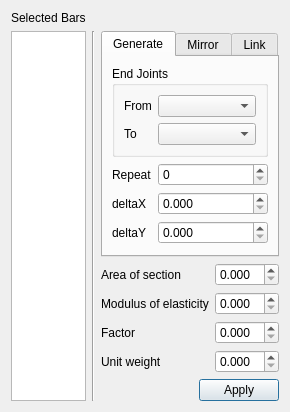
<?xml version="1.0" encoding="UTF-8"?>
<ui version="4.0">
 <class>AddBarsDialog</class>
 <widget class="QDialog" name="AddBarsDialog">
  <property name="geometry">
   <rect>
    <x>0</x>
    <y>0</y>
    <width>266</width>
    <height>377</height>
   </rect>
  </property>
  <property name="windowTitle">
   <string>Add Bars</string>
  </property>
  <layout class="QGridLayout" name="gridLayout">
   <item row="0" column="0">
    <widget class="QLabel" name="selectedBarsLabel">
     <property name="sizePolicy">
      <sizepolicy hsizetype="Preferred" vsizetype="Maximum">
       <horstretch>0</horstretch>
       <verstretch>0</verstretch>
      </sizepolicy>
     </property>
     <property name="text">
      <string>Selected Bars</string>
     </property>
    </widget>
   </item>
   <item row="1" column="0" rowspan="6">
    <widget class="QTextEdit" name="selectedBarsTextEdit">
     <property name="sizePolicy">
      <sizepolicy hsizetype="Expanding" vsizetype="Expanding">
       <horstretch>0</horstretch>
       <verstretch>0</verstretch>
      </sizepolicy>
     </property>
     <property name="undoRedoEnabled">
      <bool>false</bool>
     </property>
     <property name="readOnly">
      <bool>true</bool>
     </property>
     <property name="acceptRichText">
      <bool>false</bool>
     </property>
    </widget>
   </item>
   <item row="1" column="1" rowspan="6">
    <widget class="Line" name="verticalLine">
     <property name="orientation">
      <enum>Qt::Vertical</enum>
     </property>
    </widget>
   </item>
   <item row="1" column="2" colspan="2">
    <widget class="QTabWidget" name="optionTabWidget">
     <property name="currentIndex">
      <number>0</number>
     </property>
     <widget class="QWidget" name="generateTab">
      <attribute name="title">
       <string>Generate</string>
      </attribute>
      <layout class="QGridLayout" name="gridLayout_2">
       <item row="0" column="0">
        <widget class="QGroupBox" name="endJointsGroupBox">
         <property name="title">
          <string>End Joints</string>
         </property>
         <layout class="QGridLayout" name="endJointsGridLayout" rowstretch="0,0" columnstretch="0,1">
          <item row="0" column="0">
           <widget class="QLabel" name="fromJointLabel">
            <property name="text">
             <string>From</string>
            </property>
           </widget>
          </item>
          <item row="0" column="1">
           <widget class="ComboBox" name="fromJointComboBox"/>
          </item>
          <item row="1" column="0">
           <widget class="QLabel" name="toJointLabel">
            <property name="text">
             <string>To</string>
            </property>
           </widget>
          </item>
          <item row="1" column="1">
           <widget class="ComboBox" name="toJointComboBox"/>
          </item>
         </layout>
        </widget>
       </item>
       <item row="1" column="0">
        <layout class="QFormLayout" name="generateFormLayout">
         <item row="0" column="0">
          <widget class="QLabel" name="repeatLabel">
           <property name="text">
            <string>Repeat</string>
           </property>
          </widget>
         </item>
         <item row="0" column="1">
          <widget class="QSpinBox" name="repeatSpinBox"/>
         </item>
         <item row="1" column="0">
          <widget class="QLabel" name="addBarsDeltaXLabel">
           <property name="text">
            <string>deltaX</string>
           </property>
          </widget>
         </item>
         <item row="1" column="1">
          <widget class="QDoubleSpinBox" name="addBarsDeltaXDoubleSpinBox">
           <property name="decimals">
            <number>3</number>
           </property>
          </widget>
         </item>
         <item row="2" column="0">
          <widget class="QLabel" name="addBarsDeltaYLabel">
           <property name="text">
            <string>deltaY</string>
           </property>
          </widget>
         </item>
         <item row="2" column="1">
          <widget class="QDoubleSpinBox" name="addBarsDeltaYDoubleSpinBox">
           <property name="decimals">
            <number>3</number>
           </property>
          </widget>
         </item>
        </layout>
       </item>
      </layout>
     </widget>
     <widget class="QWidget" name="mirrorTab">
      <attribute name="title">
       <string>Mirror</string>
      </attribute>
      <layout class="QFormLayout" name="mirrorFormLayout">
       <item row="0" column="0">
        <widget class="QLabel" name="mirrorAxisLabel">
         <property name="text">
          <string>Axis</string>
         </property>
        </widget>
       </item>
       <item row="0" column="1">
        <widget class="ComboBox" name="mirrorAxisComboBox"/>
       </item>
       <item row="1" column="0">
        <widget class="QLabel" name="mirrorJointLabel">
         <property name="text">
          <string>Joint</string>
         </property>
        </widget>
       </item>
       <item row="1" column="1">
        <widget class="ComboBox" name="mirrorJointComboBox"/>
       </item>
      </layout>
     </widget>
     <widget class="QWidget" name="linkTab">
      <attribute name="title">
       <string>Link</string>
      </attribute>
      <layout class="QGridLayout" name="linkGridLayout">
       <item row="0" column="0">
        <widget class="QLabel" name="selectedJointsLabel">
         <property name="text">
          <string>Selected Joints</string>
         </property>
        </widget>
       </item>
       <item row="1" column="0">
        <widget class="QTextEdit" name="selectedJointsTextEdit">
         <property name="readOnly">
          <bool>true</bool>
         </property>
        </widget>
       </item>
      </layout>
     </widget>
    </widget>
   </item>
   <item row="2" column="2">
    <widget class="QLabel" name="areaLabel">
     <property name="text">
      <string>Area of section</string>
     </property>
    </widget>
   </item>
   <item row="2" column="3">
    <widget class="QDoubleSpinBox" name="areaDoubleSpinBox">
     <property name="decimals">
      <number>3</number>
     </property>
    </widget>
   </item>
   <item row="3" column="2">
    <widget class="QLabel" name="modulusLabel">
     <property name="text">
      <string>Modulus of elasticity</string>
     </property>
    </widget>
   </item>
   <item row="3" column="3">
    <widget class="QDoubleSpinBox" name="modulusDoubleSpinBox">
     <property name="decimals">
      <number>3</number>
     </property>
    </widget>
   </item>
   <item row="4" column="2">
    <widget class="QLabel" name="factorLabel">
     <property name="text">
      <string>Factor</string>
     </property>
    </widget>
   </item>
   <item row="4" column="3">
    <widget class="QDoubleSpinBox" name="factorDoubleSpinBox">
     <property name="decimals">
      <number>3</number>
     </property>
    </widget>
   </item>
   <item row="5" column="2">
    <widget class="QLabel" name="unitWeightLabel">
     <property name="text">
      <string>Unit weight</string>
     </property>
    </widget>
   </item>
   <item row="5" column="3">
    <widget class="QDoubleSpinBox" name="unitWeightDoubleSpinBox">
     <property name="decimals">
      <number>3</number>
     </property>
    </widget>
   </item>
   <item row="6" column="2" colspan="2">
    <layout class="QHBoxLayout" name="bottomHorizontalLayout">
     <item>
      <spacer name="bottomHorizontalSpacer">
       <property name="orientation">
        <enum>Qt::Horizontal</enum>
       </property>
       <property name="sizeHint" stdset="0">
        <size>
         <width>40</width>
         <height>20</height>
        </size>
       </property>
      </spacer>
     </item>
     <item>
      <widget class="QPushButton" name="addBarsPushButton">
       <property name="text">
        <string>Apply</string>
       </property>
       <property name="icon">
        <iconset resource="../../rsc.qrc">
         <normaloff>:/icons/dialog-ok-apply.png</normaloff>:/icons/dialog-ok-apply.png</iconset>
       </property>
      </widget>
     </item>
    </layout>
   </item>
  </layout>
 </widget>
 <customwidgets>
  <customwidget>
   <class>ComboBox</class>
   <extends>QComboBox</extends>
   <header>combobox.h</header>
  </customwidget>
 </customwidgets>
 <resources>
  <include location="../../rsc.qrc"/>
 </resources>
 <connections/>
</ui>
